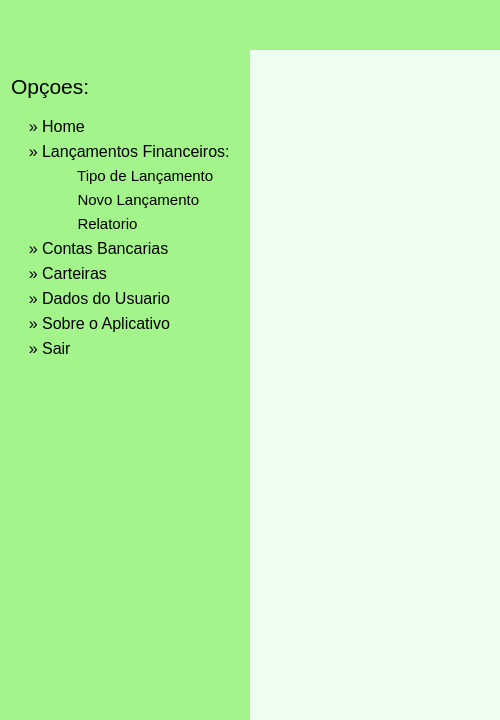
<?xml version="1.0" encoding="UTF-8"?>
<ui version="4.0">
 <class>MainWindow</class>
 <widget class="QMainWindow" name="MainWindow">
  <property name="enabled">
   <bool>true</bool>
  </property>
  <property name="geometry">
   <rect>
    <x>0</x>
    <y>0</y>
    <width>500</width>
    <height>720</height>
   </rect>
  </property>
  <property name="minimumSize">
   <size>
    <width>500</width>
    <height>720</height>
   </size>
  </property>
  <property name="maximumSize">
   <size>
    <width>500</width>
    <height>720</height>
   </size>
  </property>
  <property name="windowTitle">
   <string>Virtual Wallet</string>
  </property>
  <property name="styleSheet">
   <string notr="true"/>
  </property>
  <widget class="QWidget" name="centralWidget">
   <property name="enabled">
    <bool>true</bool>
   </property>
   <property name="styleSheet">
    <string notr="true">#centralWidget
{
	background-color: #edfdee;
}</string>
   </property>
   <widget class="QStackedWidget" name="Stack">
    <property name="enabled">
     <bool>true</bool>
    </property>
    <property name="geometry">
     <rect>
      <x>0</x>
      <y>50</y>
      <width>500</width>
      <height>670</height>
     </rect>
    </property>
    <property name="minimumSize">
     <size>
      <width>500</width>
      <height>670</height>
     </size>
    </property>
    <property name="maximumSize">
     <size>
      <width>500</width>
      <height>670</height>
     </size>
    </property>
    <property name="currentIndex">
     <number>0</number>
    </property>
    <widget class="QWidget" name="Login">
     <property name="styleSheet">
      <string notr="true">#Login
{
	image: url(:/fundo.png);
}</string>
     </property>
     <layout class="QVBoxLayout" name="verticalLayout_2">
      <item>
       <widget class="QWidget" name="LoginNorthWidget" native="true">
        <property name="styleSheet">
         <string notr="true">#LoginNorthWidget
{
	color: transparent;
}</string>
        </property>
       </widget>
      </item>
      <item>
       <widget class="loginwidget" name="LoginCenterWidget" native="true">
        <property name="styleSheet">
         <string notr="true">#LoginCenterWidget
{
	color: transparent;
}</string>
        </property>
       </widget>
      </item>
      <item>
       <widget class="QWidget" name="LoginComplement" native="true">
        <property name="styleSheet">
         <string notr="true">#LoginComplement
{
	color: transparent;
}</string>
        </property>
       </widget>
      </item>
      <item>
       <widget class="QWidget" name="LoginSouthWidget" native="true">
        <property name="styleSheet">
         <string notr="true">#LoginSouthWidget
{
	color: transparent;
}</string>
        </property>
       </widget>
      </item>
     </layout>
    </widget>
    <widget class="QWidget" name="ForgotPassword">
     <layout class="QVBoxLayout" name="verticalLayout_6">
      <item>
       <widget class="QWidget" name="ForgotPassNorth" native="true"/>
      </item>
      <item>
       <widget class="WForgotPass" name="ForgotPassCenter" native="true"/>
      </item>
      <item>
       <widget class="QWidget" name="ForgotPassComplement" native="true"/>
      </item>
      <item>
       <widget class="QWidget" name="ForgotPassSouth" native="true"/>
      </item>
     </layout>
    </widget>
    <widget class="QWidget" name="ForgotName">
     <layout class="QVBoxLayout" name="verticalLayout_9">
      <item>
       <widget class="QWidget" name="ForgotNameNorth" native="true"/>
      </item>
      <item>
       <widget class="WForgotName" name="ForgotNameCenter" native="true"/>
      </item>
      <item>
       <widget class="QWidget" name="ForgotNameComplement" native="true"/>
      </item>
      <item>
       <widget class="QWidget" name="ForgotNameSouth" native="true"/>
      </item>
     </layout>
    </widget>
    <widget class="QWidget" name="NewUser">
     <layout class="QVBoxLayout" name="verticalLayout_11">
      <item>
       <widget class="QWidget" name="NewUserNorth" native="true"/>
      </item>
      <item>
       <widget class="WNewUser" name="NewUserCenter" native="true"/>
      </item>
      <item>
       <widget class="QWidget" name="NewUserComplement" native="true"/>
      </item>
      <item>
       <widget class="QWidget" name="NewUserSouth" native="true"/>
      </item>
     </layout>
    </widget>
    <widget class="WHome" name="Home">
     <layout class="QVBoxLayout" name="verticalLayout"/>
    </widget>
    <widget class="WNewReleaseType" name="NewReleaseType"/>
    <widget class="WNewRelease" name="NewRelease"/>
    <widget class="WReport" name="Report"/>
    <widget class="WNewBankAccount" name="NewBankAccount"/>
    <widget class="WNewWallet" name="NewWallet"/>
    <widget class="QWidget" name="UserData">
     <widget class="QLabel" name="label_6">
      <property name="geometry">
       <rect>
        <x>330</x>
        <y>260</y>
        <width>101</width>
        <height>31</height>
       </rect>
      </property>
      <property name="text">
       <string>UserData</string>
      </property>
     </widget>
    </widget>
    <widget class="QWidget" name="AppAbout">
     <widget class="QLabel" name="label_7">
      <property name="geometry">
       <rect>
        <x>330</x>
        <y>200</y>
        <width>111</width>
        <height>31</height>
       </rect>
      </property>
      <property name="text">
       <string>AppAbout</string>
      </property>
     </widget>
    </widget>
   </widget>
   <widget class="QWidget" name="Menu" native="true">
    <property name="geometry">
     <rect>
      <x>0</x>
      <y>0</y>
      <width>500</width>
      <height>50</height>
     </rect>
    </property>
    <property name="styleSheet">
     <string notr="true">#Menu
{
    background-color: #a3f48a;
}</string>
    </property>
    <widget class="QPushButton" name="MenuButton">
     <property name="geometry">
      <rect>
       <x>0</x>
       <y>0</y>
       <width>50</width>
       <height>50</height>
      </rect>
     </property>
     <property name="styleSheet">
      <string notr="true">#MenuButton
{
    color: black;
	border: none;
    font-size: 12px;
}</string>
     </property>
     <property name="text">
      <string/>
     </property>
    </widget>
    <widget class="QLabel" name="MenuUser">
     <property name="geometry">
      <rect>
       <x>70</x>
       <y>15</y>
       <width>180</width>
       <height>20</height>
      </rect>
     </property>
     <property name="minimumSize">
      <size>
       <width>180</width>
       <height>20</height>
      </size>
     </property>
     <property name="maximumSize">
      <size>
       <width>180</width>
       <height>20</height>
      </size>
     </property>
     <property name="styleSheet">
      <string notr="true">#MenuUser
{
	font-size: 12px;
	qproperty-alignment: AlignCenter;
}</string>
     </property>
     <property name="text">
      <string/>
     </property>
    </widget>
    <widget class="QLabel" name="MenuTotal">
     <property name="geometry">
      <rect>
       <x>250</x>
       <y>15</y>
       <width>250</width>
       <height>20</height>
      </rect>
     </property>
     <property name="minimumSize">
      <size>
       <width>250</width>
       <height>20</height>
      </size>
     </property>
     <property name="maximumSize">
      <size>
       <width>250</width>
       <height>20</height>
      </size>
     </property>
     <property name="sizeIncrement">
      <size>
       <width>250</width>
       <height>20</height>
      </size>
     </property>
     <property name="styleSheet">
      <string notr="true">#MenuTotal
{
	font-size: 12px;
	qproperty-alignment: AlignCenter;
}</string>
     </property>
     <property name="text">
      <string/>
     </property>
    </widget>
   </widget>
   <widget class="QWidget" name="MenuWidget" native="true">
    <property name="enabled">
     <bool>true</bool>
    </property>
    <property name="geometry">
     <rect>
      <x>0</x>
      <y>50</y>
      <width>250</width>
      <height>670</height>
     </rect>
    </property>
    <property name="minimumSize">
     <size>
      <width>250</width>
      <height>670</height>
     </size>
    </property>
    <property name="maximumSize">
     <size>
      <width>250</width>
      <height>670</height>
     </size>
    </property>
    <property name="styleSheet">
     <string notr="true">#MenuWidget
{
    background-color: #a3f48a;
}</string>
    </property>
    <layout class="QVBoxLayout" name="verticalLayout_5">
     <item>
      <widget class="QLabel" name="MenuTitle">
       <property name="maximumSize">
        <size>
         <width>16777215</width>
         <height>50</height>
        </size>
       </property>
       <property name="styleSheet">
        <string notr="true">#MenuTitle
{
	font: 16pt;
}</string>
       </property>
       <property name="text">
        <string>Opçoes:</string>
       </property>
      </widget>
     </item>
     <item>
      <widget class="QPushButton" name="MenuHome">
       <property name="styleSheet">
        <string notr="true">#MenuHome
{
	text-align: left;
	border: none;
    color: black;
    font-size: 12pt;
}</string>
       </property>
       <property name="text">
        <string>    » Home</string>
       </property>
      </widget>
     </item>
     <item>
      <widget class="QPushButton" name="MenuReleases">
       <property name="styleSheet">
        <string notr="true">#MenuReleases
{
	text-align: left;
	border: none;
    color: black;
    font-size: 12pt;
}</string>
       </property>
       <property name="text">
        <string>    » Lançamentos Financeiros:</string>
       </property>
      </widget>
     </item>
     <item>
      <widget class="QPushButton" name="MenuNewReleaseType">
       <property name="styleSheet">
        <string notr="true">#MenuNewReleaseType
{
	text-align: left;
	border: none;
    color: black;
    font-size: 11pt;
}</string>
       </property>
       <property name="text">
        <string>                Tipo de Lançamento</string>
       </property>
      </widget>
     </item>
     <item>
      <widget class="QPushButton" name="MenuNewRelease">
       <property name="styleSheet">
        <string notr="true">#MenuNewRelease
{
	text-align: left;
	border: none;
    color: black;
    font-size: 11pt;
}</string>
       </property>
       <property name="text">
        <string>                Novo Lançamento</string>
       </property>
      </widget>
     </item>
     <item>
      <widget class="QPushButton" name="MenuReport">
       <property name="styleSheet">
        <string notr="true">#MenuReport
{
	text-align: left;
	border: none;
    color: black;
    font-size: 11pt;
}</string>
       </property>
       <property name="text">
        <string>                Relatorio</string>
       </property>
      </widget>
     </item>
     <item>
      <widget class="QPushButton" name="MenuBankAccounts">
       <property name="styleSheet">
        <string notr="true">#MenuBankAccounts
{
	text-align: left;
	border: none;
    color: black;
    font-size: 12pt;
}</string>
       </property>
       <property name="text">
        <string>    » Contas Bancarias</string>
       </property>
      </widget>
     </item>
     <item>
      <widget class="QPushButton" name="MenuWallets">
       <property name="styleSheet">
        <string notr="true">#MenuWallets
{
	text-align: left;
	border: none;
    color: black;
    font-size: 12pt;
}</string>
       </property>
       <property name="text">
        <string>    » Carteiras</string>
       </property>
      </widget>
     </item>
     <item>
      <widget class="QPushButton" name="MenuUserDatas">
       <property name="styleSheet">
        <string notr="true">#MenuUserDatas
{
	text-align: left;
	border: none;
    color: black;
    font-size: 12pt;
}</string>
       </property>
       <property name="text">
        <string>    » Dados do Usuario</string>
       </property>
      </widget>
     </item>
     <item>
      <widget class="QPushButton" name="MenuAbout">
       <property name="styleSheet">
        <string notr="true">#MenuAbout
{
	text-align: left;
	border: none;
    color: black;
    font-size: 12pt;
}</string>
       </property>
       <property name="text">
        <string>    » Sobre o Aplicativo</string>
       </property>
      </widget>
     </item>
     <item>
      <widget class="QPushButton" name="MenuOut">
       <property name="styleSheet">
        <string notr="true">#MenuOut
{
	text-align: left;
	border: none;
    color: black;
    font-size: 12pt;
}</string>
       </property>
       <property name="text">
        <string>    » Sair</string>
       </property>
      </widget>
     </item>
     <item>
      <widget class="QLabel" name="MenuComplement">
       <property name="text">
        <string/>
       </property>
      </widget>
     </item>
    </layout>
   </widget>
   <zorder>Menu</zorder>
   <zorder>Stack</zorder>
   <zorder>MenuWidget</zorder>
  </widget>
 </widget>
 <layoutdefault spacing="6" margin="11"/>
 <customwidgets>
  <customwidget>
   <class>WNewWallet</class>
   <extends>QWidget</extends>
   <header>./src/vision/wnewwallet.h</header>
   <container>1</container>
  </customwidget>
  <customwidget>
   <class>WNewBankAccount</class>
   <extends>QWidget</extends>
   <header>./src/vision/wnewbankaccount.h</header>
   <container>1</container>
  </customwidget>
  <customwidget>
   <class>WNewReleaseType</class>
   <extends>QWidget</extends>
   <header>./src/vision/wnewreleasetype.h</header>
   <container>1</container>
  </customwidget>
  <customwidget>
   <class>WNewRelease</class>
   <extends>QWidget</extends>
   <header>./src/vision/wnewrelease.h</header>
   <container>1</container>
  </customwidget>
  <customwidget>
   <class>loginwidget</class>
   <extends>QWidget</extends>
   <header>./src/vision/loginwidget.h</header>
  </customwidget>
  <customwidget>
   <class>WForgotPass</class>
   <extends>QWidget</extends>
   <header>./src/vision/wforgotpass.h</header>
   <container>1</container>
  </customwidget>
  <customwidget>
   <class>WForgotName</class>
   <extends>QWidget</extends>
   <header>./src/vision/wforgotname.h</header>
   <container>1</container>
  </customwidget>
  <customwidget>
   <class>WHome</class>
   <extends>QWidget</extends>
   <header>./src/vision/whome.h</header>
   <container>1</container>
  </customwidget>
  <customwidget>
   <class>WNewUser</class>
   <extends>QWidget</extends>
   <header>./src/vision/wnewuser.h</header>
  </customwidget>
  <customwidget>
   <class>WReport</class>
   <extends>QWidget</extends>
   <header>./src/vision/wreport.h</header>
   <container>1</container>
  </customwidget>
 </customwidgets>
 <resources/>
 <connections/>
</ui>
